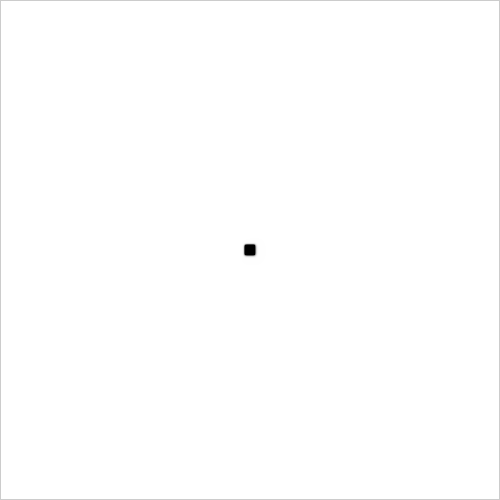
Frame 1 (no input)
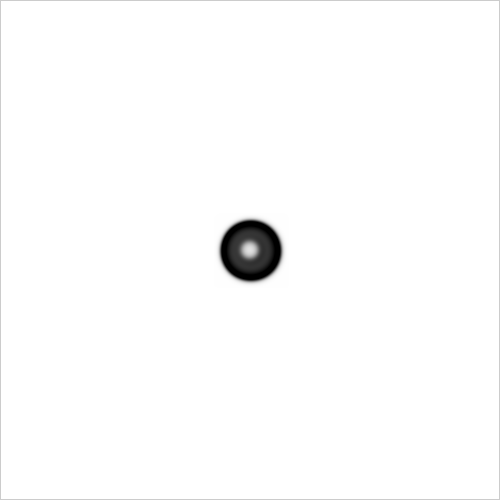
Frame 60 (the mouse pressed at the canvas centre just before this capture)
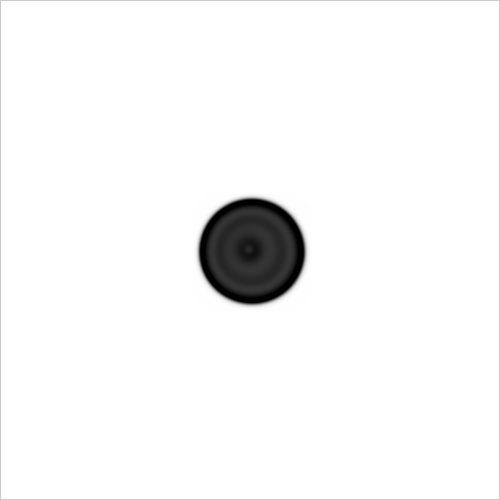
Frame 120 (the mouse held since frame 60 and released just before this capture)

The Processing sketch that drew these frames (run headless with seeded random() and noise(); from frame 60 on, the mouse is pressed at the canvas centre):

// Processing sketch: generative_art_j145
// ── generative_art_j145.pde
Cell[][] grid;
Cell[][] prev;
int size = 15;
int startx, starty;
int xmin, xmax, ymin, ymax;

float dA = 0.5;
float dB = 0.5;
float feed = 0.025;
float k = 0.051;
float fr = 4;

void setup() {
  size(500, 500);
  frameRate(30);
  smooth();
  noFill();
  grid = new Cell[width][height];
  prev = new Cell[width][height];

  for (int i = 0; i < width; i++) {
    for (int j = 0; j < height; j ++) {
      float a = 1;
      float b = 0;
      grid[i][j] = new Cell(a, b);
      prev[i][j] = new Cell(a, b);
    }
  }

  for (int n = 0; n < 1; n++) {
    startx = width/2;
    starty = height/2;

    for (int i = startx-5; i < startx+5; i++) {
      for (int j = starty-5; j < starty+5; j ++) {
        float a = 0;
        float b = 1;
        grid[i][j] = new Cell(a, b);
        prev[i][j] = new Cell(a, b);
      }
    }
  }
  size = 30;
  xmin = constrain(startx-size, 1, width-1);
  xmax = constrain(startx+size, 1, width-1);
  ymin = constrain(starty-size, 1, height-1);
  ymax = constrain(starty+size, 1, height-1);
}

class Cell {
  float a;
  float b;

  Cell(float a_, float b_) {
    a = a_;
    b = b_;
  }
}


void update() {
  //if (frameCount%50 == 0) size++;
  boolean test = true;
  while (test && xmin > 1) {
    test = false;
    for (int i = ymin; i < ymax; i++) {
      if (prev[xmin][i].b > 0.001) {
        xmin = constrain(xmin-1, 1, width-1);
        test = true;
      }
    }
  }
  test = true;
  while (test && xmax < width-1) {
    test = false;
    for (int i = ymin; i < ymax; i++) {
      if (prev[xmax-1][i].b > 0.001) {
        xmax = constrain(xmax+1, 1, width-1);
        test = true;
      }
    }
  }
  test = true;
  while (test && ymin > 1) {
    test = false;
    for (int i = xmin; i < xmax; i++) {
      if (prev[i][ymin].b > 0.001) {
        test = true;
        ymin = constrain(ymin-1, 1, width-1);
      }
    }
  }
  test = true;
  while (test && ymax < height-1) {
    test = false;
    for (int i = xmin; i < xmax; i++) {
      if (prev[i][ymax-1].b > 0.001) {
        ymax = constrain(ymax+1, 1, width-1);
        test = true;
      }
    }
  }
  for (int i = xmin; i < xmax; i++) {
    for (int j = ymin; j < ymax; j ++) {
      Cell spot = prev[i][j];
      Cell newspot = grid[i][j];

      float a = spot.a;
      float b = spot.b;

      float laplaceA = 0;
      float laplaceAa = 0;
      float laplaceAb = 0;
      laplaceA += a*-1;
      laplaceAa += prev[i+1][j].a;
      laplaceAa += prev[i-1][j].a;
      laplaceAa += prev[i][j+1].a;
      laplaceAa += prev[i][j-1].a;
      laplaceAb += prev[i-1][j-1].a;
      laplaceAb += prev[i+1][j-1].a;
      laplaceAb += prev[i-1][j+1].a;
      laplaceAb += prev[i+1][j+1].a;
      laplaceA += laplaceAa*0.2 + laplaceAb*0.05;

      float laplaceB = 0;
      float laplaceBa = 0;
      float laplaceBb = 0;
      laplaceB += b*-1;
      laplaceBa += prev[i+1][j].b;
      laplaceBa += prev[i-1][j].b;
      laplaceBa += prev[i][j+1].b;
      laplaceBa += prev[i][j-1].b;
      laplaceBb += prev[i-1][j-1].b;
      laplaceBb += prev[i+1][j-1].b;
      laplaceBb += prev[i-1][j+1].b;
      laplaceBb += prev[i+1][j+1].b;
      laplaceB += laplaceBa*0.2 + laplaceBb*0.05;

      newspot.a = a + (dA*laplaceA - a*b*b + feed*(1-a))*1;
      newspot.b = b + (dB*laplaceB + a*b*b - (k+feed)*b)*1;

      newspot.a = constrain(newspot.a, 0, 1);
      newspot.b = constrain(newspot.b, 0, 1);
    }
  }
}

void swap() {
  /**Cell[][] temp = prev;
  prev = grid;
  grid = temp;**/
  grid = prev;
}

void draw() {
  //background(1);
  //println(frameRate);
  
  /**if (frameRate > 24)
    fr = constrain(fr+0.05, 1, 20);
  else if (frameRate < 24)
    fr = constrain(fr-0.05, 1, 20);
  println(fr);**/
  for (int i = 0; i < fr; i++) {
    update();
    swap();
  }

  loadPixels();
  for (int i = 1; i < width-1; i++) {
    for (int j = 1; j < height-1; j ++) {
      Cell spot = grid[i][j];
      float a = spot.a;
      float b = spot.b;
      int pos = i + j * width;
      pixels[pos] = color((a-b)*255);
    }
  }
  updatePixels();
  /**line(xmin, ymin, xmax, ymin);
  line(xmin, ymin, xmin, ymax);
  line(xmax, ymin, xmax, ymax);
  line(xmin, ymax, xmax, ymax);**/
}
